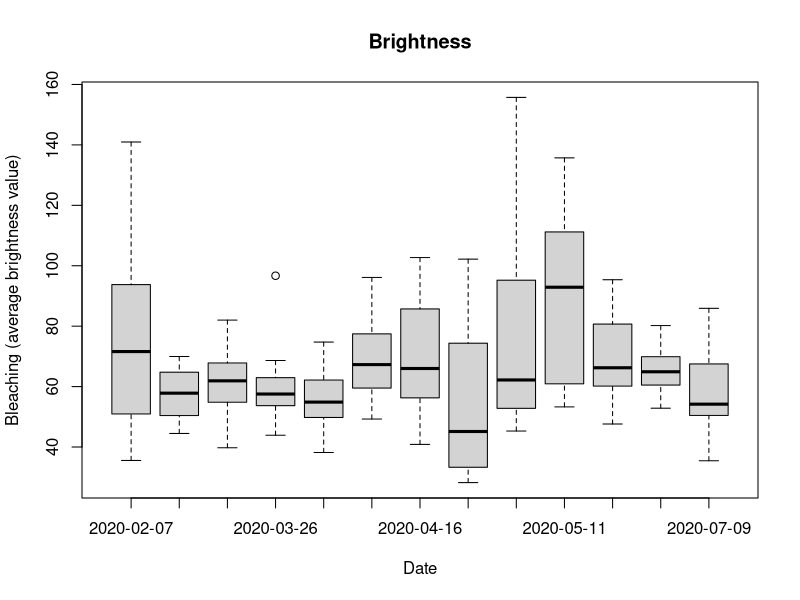
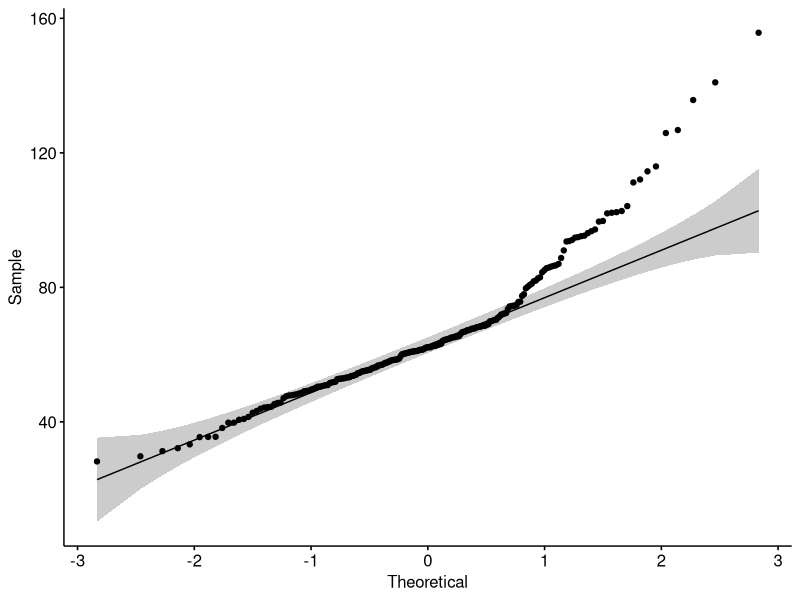
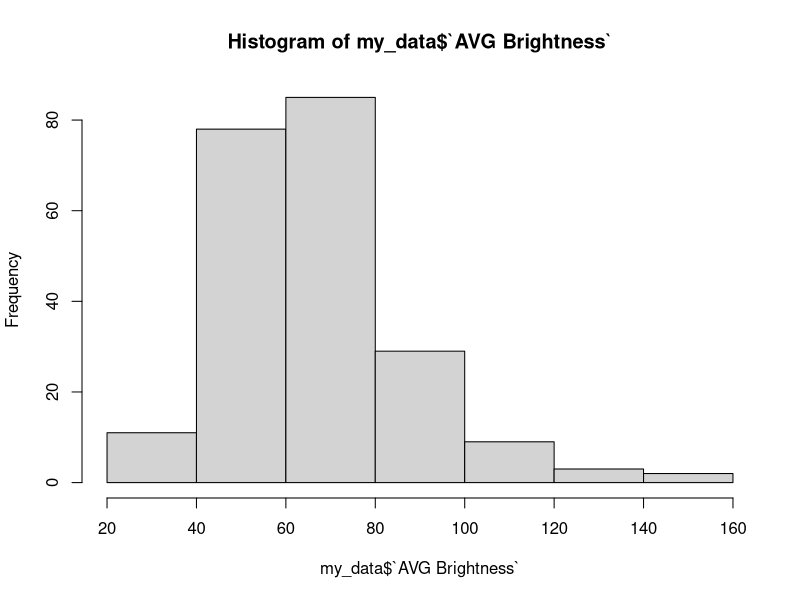

Source code (R) for these figures, in order: (Note: this script raises an error after producing the figures.)
# loading libraries
library("readxl")
library("tidyverse")
library("lattice")
library("rstatix")
library("ggpubr")

# loading xls files
my_data <- read_excel("ImageJ_R.xlsx", sheet = 2)

# combining relevant sheets of excel file
for (i in 3:19) {
  temp <- read_excel("ImageJ_R.xlsx", sheet = i)
  my_data <- rbind(my_data, temp)
  print(i)
}

# removing unnecessary columns
my_data <- my_data[c(3,5,21,22)]

# removing rows containing NAs (so the rows that don't contain the average values for brightness/survival)
my_data <- na.omit(my_data)

# write.csv(my_data,"test.csv", row.names = FALSE)

## check repeated measures ANOVA requirements

# visualising data with box plots to see if there are outliers

boxplot(my_data$`AVG Brightness` ~ my_data$Date,
        data=my_data, 
        main="Brightness", 
        xlab="Date", 
        ylab="Bleaching (average brightness value)")
# outliers identified seem "normal"

# normality tests
ggqqplot(my_data, x = "AVG Brightness")

hist(my_data$`AVG Brightness`)

shapiro_test(my_data$`AVG Brightness`)

# not normal -> sqrt transformation
my_data <- transform(my_data, `SQRT AVG Brightness`= sqrt(`AVG Brightness`))

ggqqplot(my_data, x = "SQRT.AVG.Brightness")

hist(my_data$SQRT.AVG.Brightness)

shapiro_test(my_data$SQRT.AVG.Brightness)

# still not normal -> log10 transformation
my_data <- transform(my_data, LOG10.AVG.Brightness= log10(AVG.Brightness))

ggqqplot(my_data, x = "LOG10.AVG.Brightness")

hist(my_data$LOG10.AVG.Brightness)

shapiro_test(my_data$LOG10.AVG.Brightness)

# still not normal -> 1/x transformation
my_data <- transform(my_data, INVERSE.AVG.Brightness= 1/AVG.Brightness)

ggqqplot(my_data, x = "INVERSE.AVG.Brightness")

hist(my_data$INVERSE.AVG.Brightness)

shapiro_test(my_data$INVERSE.AVG.Brightness)





## Exploratory graphs:

# creating average values for brightness and survival per origin and date
my_data <- as.tbl(my_data) %>% 
  bind_rows(my_data) %>% 
  group_by(Origin, Date) %>% 
  summarise_all(c("mean"))

# bleaching plot
xyplot(my_data$`AVG.Brightness` ~ my_data$Date, 
                        data = my_data, 
                        groups=my_data$Origin, 
                        auto.key = TRUE, 
                        par.settings = list(superpose.symbol = list(col = c("blue","green"),
                                                   pch = 19),
                           superpose.line = list(col = c("blue","green"),
                                                 lwd = 2)),
                        type = "l", 
                        xlab="Date", 
                        ylab="Bleaching (average brightness value)")

# survival plot
xyplot(my_data$`AVG.Survival` ~ my_data$Date, 
       data = my_data, 
       groups=my_data$Origin, 
       auto.key = TRUE, 
       par.settings = list(superpose.symbol = list(col = c("blue","green"),
                                                   pch = 19),
                           superpose.line = list(col = c("blue","green"),
                                                 lwd = 2)),
       type = "l", 
       xlab="Date", 
       ylab="Survival (average % survival)")

